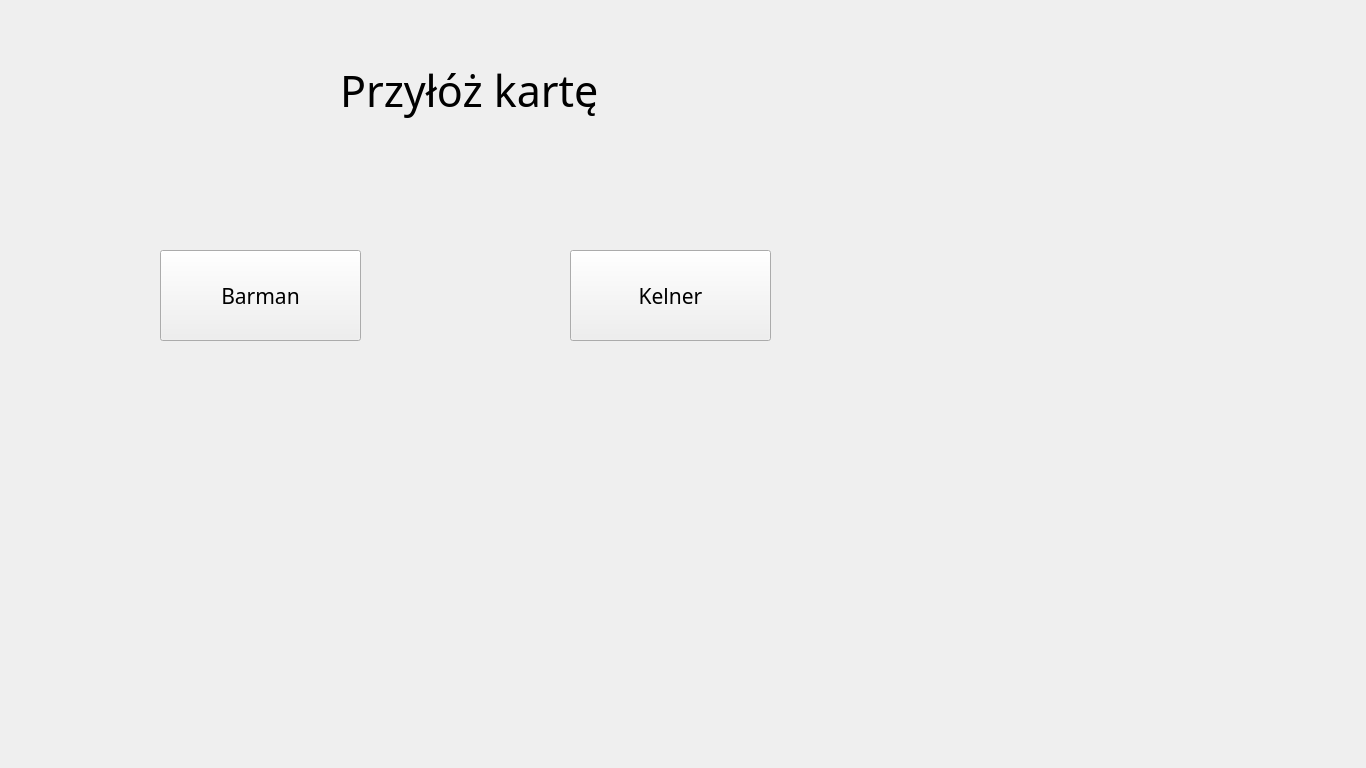
<?xml version="1.0" encoding="UTF-8"?>
<ui version="4.0">
 <class>logging_window</class>
 <widget class="QWidget" name="logging_window">
  <property name="geometry">
   <rect>
    <x>0</x>
    <y>0</y>
    <width>1366</width>
    <height>768</height>
   </rect>
  </property>
  <property name="windowTitle">
   <string>Form</string>
  </property>
  <widget class="QLabel" name="label_login">
   <property name="geometry">
    <rect>
     <x>340</x>
     <y>60</y>
     <width>351</width>
     <height>61</height>
    </rect>
   </property>
   <property name="font">
    <font>
     <family>Gotham Bold</family>
     <pointsize>32</pointsize>
    </font>
   </property>
   <property name="text">
    <string>Przyłóż kartę</string>
   </property>
  </widget>
  <widget class="QPushButton" name="button_barman">
   <property name="geometry">
    <rect>
     <x>160</x>
     <y>250</y>
     <width>201</width>
     <height>91</height>
    </rect>
   </property>
   <property name="font">
    <font>
     <family>Gotham Bold</family>
     <pointsize>16</pointsize>
    </font>
   </property>
   <property name="text">
    <string>Barman</string>
   </property>
  </widget>
  <widget class="QPushButton" name="button_waiter">
   <property name="geometry">
    <rect>
     <x>570</x>
     <y>250</y>
     <width>201</width>
     <height>91</height>
    </rect>
   </property>
   <property name="font">
    <font>
     <family>Gotham Bold</family>
     <pointsize>16</pointsize>
    </font>
   </property>
   <property name="text">
    <string>Kelner</string>
   </property>
  </widget>
 </widget>
 <resources/>
 <connections/>
</ui>
